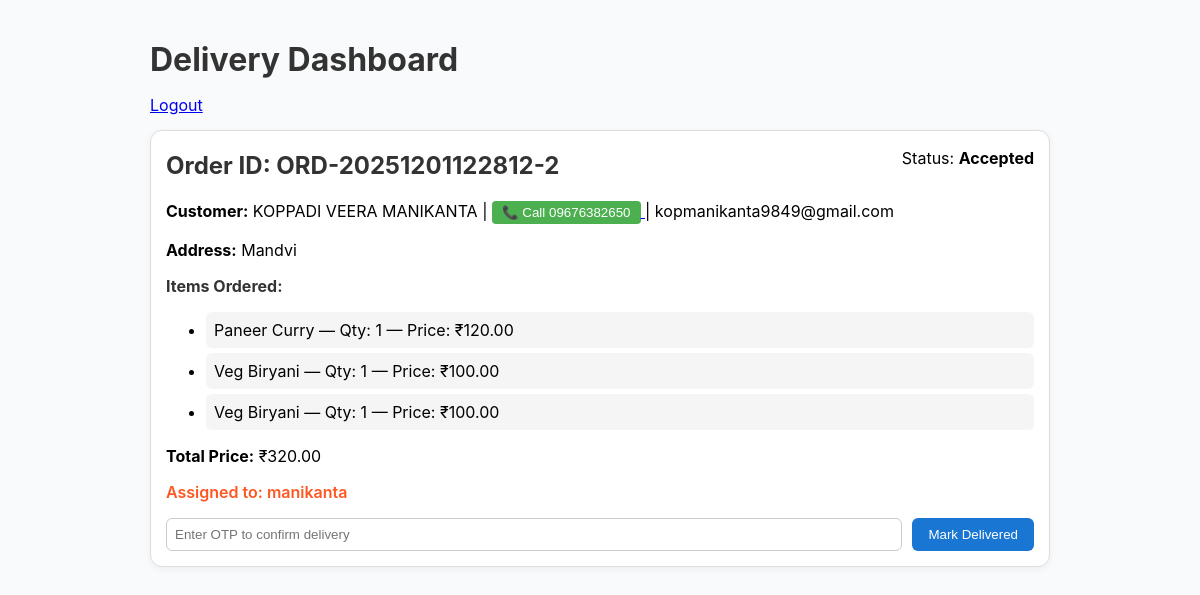
/delivery/dashboard (signed in), run on the app's committed database.
### app.py (models this page shows, shortened)
class Order(db.Model):
    __tablename__ = "order"
    id = db.Column(db.Integer, primary_key=True)
    order_id = db.Column(db.String(64), unique=True, index=True)
    customer_name = db.Column(db.String(200))
    email = db.Column(db.String(200))
    phone = db.Column(db.String(40))
    address = db.Column(db.String(400))
    status = db.Column(db.String(50), default="Pending")
    latitude = db.Column(db.Float, nullable=True)
    longitude = db.Column(db.Float, nullable=True)
    map_link = db.Column(db.String(500), nullable=True)
    created_at = db.Column(db.DateTime, default=datetime.utcnow)
    otp = db.Column(db.String(6), nullable=True)
    delivery_person_id = db.Column(db.Integer, db.ForeignKey("delivery_person.id"), nullable=True)
    items = db.relationship("OrderItem", backref="order", lazy=True)
    def total_price(self):
        return sum(float(i.price) * int(i.quantity) for i in self.items)

class OrderItem(db.Model):
    __tablename__ = "order_item"
    id = db.Column(db.Integer, primary_key=True)
    order_id = db.Column(db.Integer, db.ForeignKey("order.id"))
    item_name = db.Column(db.String(200))
    quantity = db.Column(db.Integer, default=1)
    price = db.Column(db.Float, default=0.0)

class DeliveryPerson(db.Model):
    __tablename__ = "delivery_person"
    id = db.Column(db.Integer, primary_key=True)
    name = db.Column(db.String(200), nullable=False)
    phone = db.Column(db.String(20), unique=True, nullable=False)
    username = db.Column(db.String(100), unique=True)
    password_hash = db.Column(db.String(255))
    orders = db.relationship("Order", backref="delivery_person", lazy=True)

### app.py (the view, shortened to what this page needs)
@app.route("/delivery/dashboard", methods=["GET", "POST"])
def delivery_dashboard():
    if not session.get("delivery_logged_in"):
        return redirect(url_for("delivery_login"))
    dp_id = session.get("delivery_person_id")
    orders = Order.query.filter(Order.delivery_person_id == dp_id, Order.status != "Delivered").order_by(Order.created_at.asc()).all()
    return render_template("delivery_dashboard.html", orders=orders)

### templates/delivery_dashboard.html (shortened to what this page needs)
<!doctype html>
<html>
<head>
</head>
<body>
  <div class="container">
    <h1>Delivery Dashboard</h1>
    <p class="logout"><a href="{{ url_for('delivery_logout') }}">Logout</a></p>
    {% if orders %}
      {% for o in orders %}
        <div class="order-card">
          <div class="order-header">
            <h2>Order ID: {{ o.order_id }}</h2>
            <p>Status: <strong>{{ o.status }}</strong></p>
          </div>
          <p><strong>Customer:</strong> {{ o.customer_name }} |
            <a href="tel:{{ o.phone }}">
              <button type="button" class="call-btn">📞 Call {{ o.phone }}</button>
            </a> |
            {{ o.email }}
          </p>
          <p><strong>Address:</strong> {{ o.address }}</p>
          <h4>Items Ordered:</h4>
          <ul class="item-list">
            {% for item in o.items %}
              <li>{{ item.item_name }} — Qty: {{ item.quantity }} — Price: ₹{{ "%.2f"|format(item.price) }}</li>
            {% endfor %}
          </ul>
          <p><strong>Total Price:</strong> ₹{{ "%.2f"|format(o.total_price()) }}</p>
          {% if o.delivery_person %}
            <p class="assigned-person">Assigned to: {{ o.delivery_person.name }}</p>
          {% else %}
            <p class="assigned-person">Not assigned yet</p>
          {% endif %}
          {% if o.status != 'Delivered' %}
          <form method="POST" class="otp-form" action="{{ url_for('delivery_dashboard') }}">
            <input type="text" name="otp" placeholder="Enter OTP to confirm delivery" required>
            <button type="submit">Mark Delivered</button>
          </form>
          {% endif %}
        </div>
      {% endfor %}
    {% else %}
      <p>No orders assigned to you.</p>
    {% endif %}
  </div>
</body>
</html>

### templates/delivery_dashboard.html (style rules this page uses)
body { font-family: "Inter", sans-serif; background: #f9fafb; margin: 0; padding: 0; }
.container { max-width: 900px; margin: 20px auto; padding: 15px; }
h1, h2, h4 { color: #333; margin: 5px 0; }
.order-card { background: #fff; border: 1px solid #ddd; border-radius: 12px; padding: 15px; margin: 15px 0; box-shadow: rgba(0,0,0,0.05) 0px 2px 8px; }
.item-list li { background: #f5f5f5; padding: 8px; border-radius: 6px; margin: 5px 0; }
.otp-form { margin-top: 10px; display: flex; gap: 10px; flex-wrap: wrap; }
.otp-form input { padding: 8px; border-radius: 6px; border: 1px solid #ccc; flex: 1; }
.otp-form button { padding: 8px 16px; background: #1976d2; color: white; border: none; border-radius: 6px; cursor: pointer; transition: 0.2s; }
.assigned-person { margin-top: 10px; font-weight: 600; color: #ff5722; }
.logout { margin-bottom: 15px; }
.order-header { display: flex; justify-content: space-between; flex-wrap: wrap; }
.order-header p { margin: 2px 0; }
.call-btn { padding:4px 10px; background:#4caf50; color:white; border:none; border-radius:4px; cursor:pointer; }

### data on the page
Order: order_id "ORD-20251201122812-2", status "Accepted", customer_name "KOPPADI VEERA MANIKANTA", phone "09676382650", email "kopmanikanta9849@gmail.com", address "Mandvi", delivery_person.name "manikanta"
OrderItem: item_name "Paneer Curry", quantity "1", price "120.00", total_price "320.00"
OrderItem: item_name "Veg Biryani", quantity "1", price "100.00"
OrderItem: item_name "Veg Biryani", quantity "1", price "100.00"
